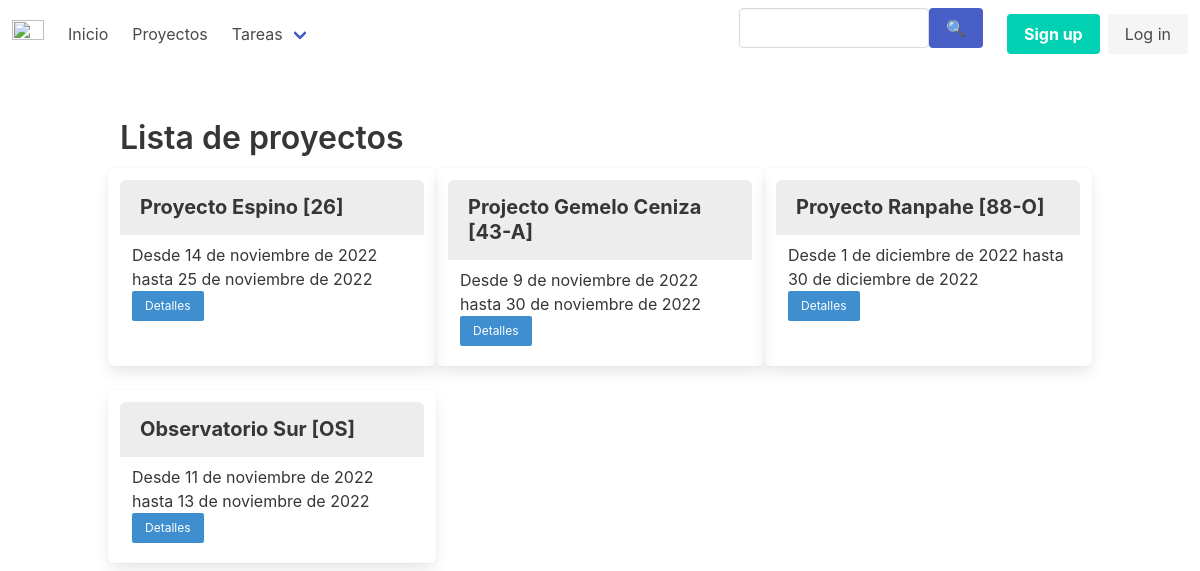
/projects/, run on the app's committed database.
### tasks/models.py (models this page shows, shortened)
class Project(models.Model):
    class Meta:
        verbose_name = 'Proyecto'
        verbose_name_plural = 'Proyectos'
        ordering = ['code']
    name = models.CharField(max_length=250)
    code = models.SlugField(max_length=4, unique=True)
    description = models.TextField()
    start_date = models.DateField()
    end_date = models.DateField()

### tasks/views.py (the view)
# urls.py: path('projects/', tasks.views.lista_proyectos, name='proyectos'),
def lista_proyectos(request):
    projects = models.Project.objects.all()
    return render(request, 'tasks/projects.html', {
        'projects': projects,
    })

### tasks/templates/tasks/projects.html (shortened to what this page needs)
{% extends 'tasks/base.html' %}
{% block content %}
<h1 class="title">Lista de proyectos</h1>
<div class="columns is-multiline">
{% for project in projects %}
  <div class="column is-4 panel is_primary">
    <div class="panel-heading">{{ project.name }} [{{ project.code}}]</div>
    <div class="panel-block">
      <p>Desde {{ project.start_date }} hasta {{ project.end_date }}
      <br>
      <a class="button is-info is-small"
         href="{% url 'proyecto_por_codigo' code=project.code %}">
        Detalles
      </a>
     </p>
    </div>
  </div>
{% endfor %}
</div>
{% endblock content %}

### data on the page
Project: name "Proyecto Espino", code "26", start_date "14 de noviembre de 2022", end_date "25 de noviembre de 2022"
Project: name "Projecto Gemelo Ceniza", code "43-A", start_date "9 de noviembre de 2022", end_date "30 de noviembre de 2022"
Project: name "Proyecto Ranpahe", code "88-O", start_date "1 de diciembre de 2022", end_date "30 de diciembre de 2022"
Project: name "Observatorio Sur", code "OS", start_date "11 de noviembre de 2022", end_date "13 de noviembre de 2022"
